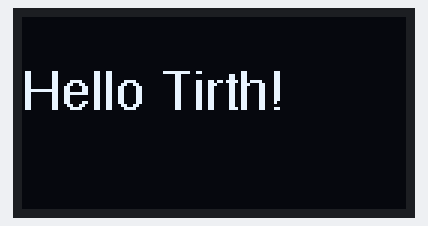
This sketch was run on a simulated ESP32. Parts: 128×64 one-colour display.

Above: at 0.1 s.

The sketch:

DISPLAY.ino
```cpp
#include <Wire.h>
#include <Adafruit_GFX.h>
#include <Adafruit_SSD1306.h>
#include <Fonts/FreeSans9pt7b.h>   // Add this line for a smoother font

// OLED display size
#define SCREEN_WIDTH 128
#define SCREEN_HEIGHT 64

// Create I2C object with custom pins
TwoWire myWire = TwoWire(0);
Adafruit_SSD1306 display(SCREEN_WIDTH, SCREEN_HEIGHT, &myWire, -1);

void setup() {
  Serial.begin(115200);

  // Start I2C with custom pins (SDA=12, SCL=14)
  myWire.begin(21, 22);

  // Initialize OLED at address 0x3C
  if(!display.begin(SSD1306_SWITCHCAPVCC, 0x3C)) {
    Serial.println(F("SSD1306 allocation failed"));
    for(;;); // Stop if display not found
  }

  // Clear display
  display.clearDisplay();

  // Use custom font
  display.setFont(&FreeSans9pt7b);
  display.setTextColor(SSD1306_WHITE);
  display.setCursor(0, 30);  // Adjust Y so text isn’t cut off
  display.println("Hello Tirth!");
  display.display();         // Show it on screen
}

void loop() {
  // Nothing here, text stays on screen
}
```
